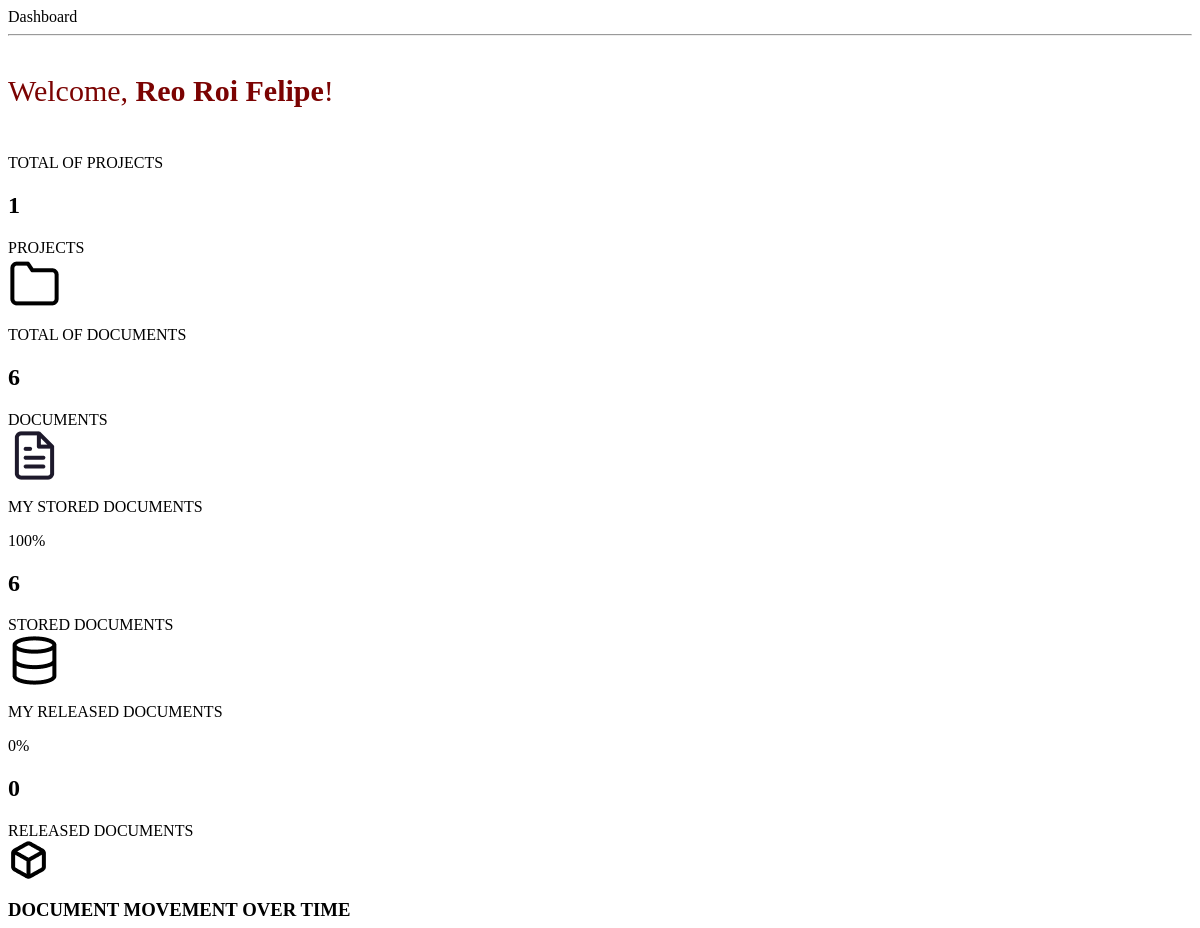
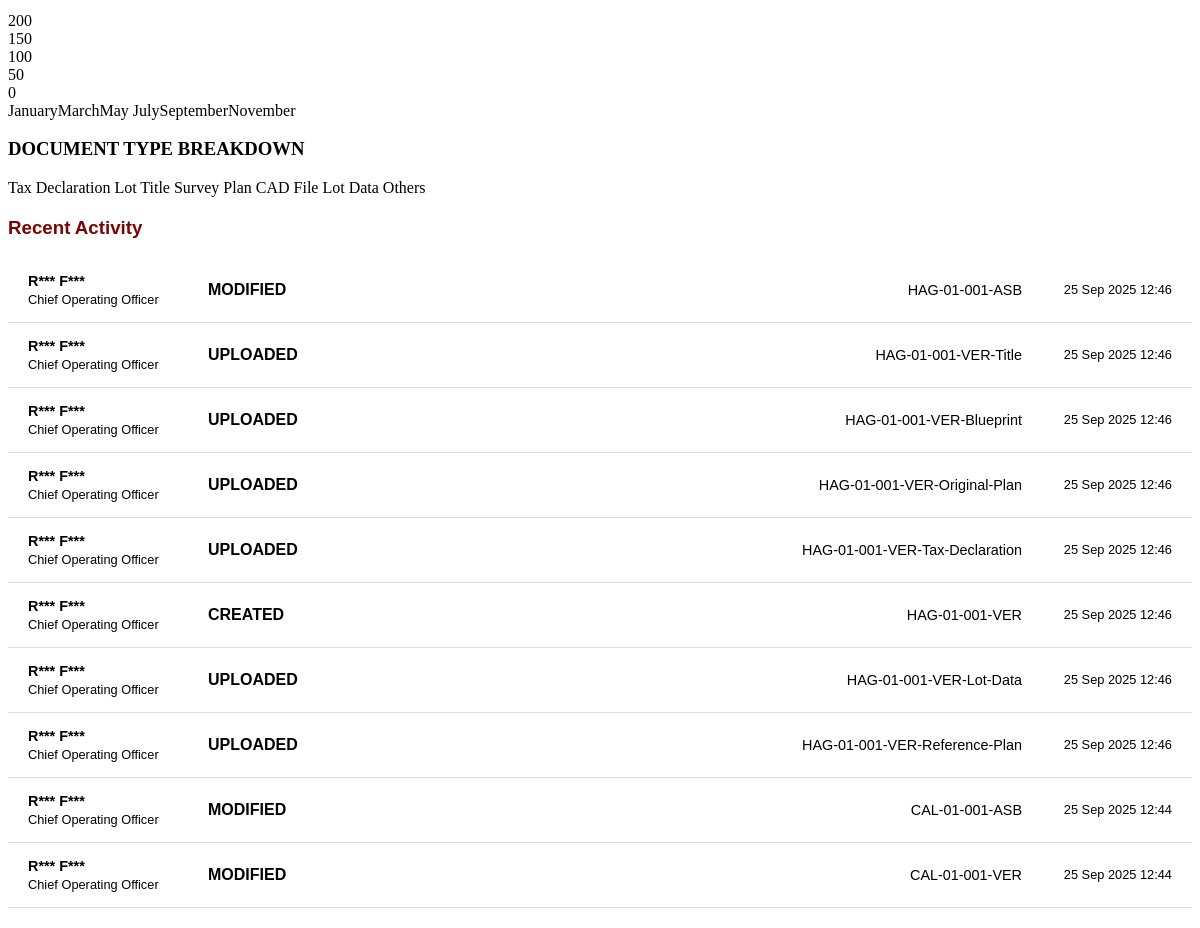
Page /user_dashboard.php (signed in) on the committed database (2 pictures, top to bottom).
### tables this page shows
CREATE TABLE `employee` (
  `EmployeeID` varchar(10) NOT NULL,
  `EmpLName` varchar(50) NOT NULL,
  `EmpFName` varchar(50) NOT NULL,
  `Email` varchar(50) NOT NULL,
  `Password` varchar(255) NOT NULL,
  `JobPosition` enum('Chief Operating Officer','Secretary','Compliance Officer','CAD Operator') NOT NULL,
  `AccountType` enum('Admin','User') NOT NULL,
  `AccountStatus` enum('Active','Inactive') NOT NULL,
  `PasswordCode` varchar(6) DEFAULT NULL,
  `CodeExpiry` datetime DEFAULT NULL
);

CREATE TABLE `activity_log` (
  `ActivityLogID` varchar(10) NOT NULL,
  `ProjectID` varchar(20) NOT NULL,
  `DocumentID` varchar(10) NOT NULL,
  `Status` enum('CREATED','VIEWED','MODIFIED','DELETED','RETRIEVED','RETURNED','UPLOADED') NOT NULL,
  `EmployeeID` varchar(10) NOT NULL,
  `Time` timestamp NULL DEFAULT current_timestamp()
);

CREATE TABLE `document` (
  `DocumentID` varchar(10) NOT NULL,
  `DocumentName` varchar(50) NOT NULL,
  `DocumentType` varchar(255) NOT NULL,
  `ProjectID` varchar(20) NOT NULL,
  `DigitalLocation` varchar(255) DEFAULT NULL,
  `DocumentStatus` varchar(20) DEFAULT NULL,
  `DocumentQR` varchar(255) DEFAULT NULL
);

### user_dashboard.php (the view, shortened to what this page needs)
<link rel="stylesheet" href="css/user_dashboard.css">
<div class="topbar">
    <span>Dashboard</span>
</div>
<hr class="top-line" />
<?php
include 'server/server.php';
$welcomeName = "Employee";
$userID = $_SESSION['employeeid'] ?? null;
if ($userID) {
    $stmt = $conn->prepare("SELECT EmpFName, EmpLName FROM employee WHERE EmployeeID = ?");
    $stmt->bind_param("s", $userID);
    $stmt->execute();
    $stmt->bind_result($fname, $lname);
    if ($stmt->fetch()) {
        $welcomeName = $fname . ' ' . $lname;
    }
}
?>
<div class="welcome">
    Welcome, <span style="font-weight: 700;"><?= htmlspecialchars($welcomeName) ?></span>!
</div>
<?php
include 'server/server.php';
$total_projects_query = "SELECT COUNT(*) as total FROM project";
$total_projects_result = $conn->query($total_projects_query);
$total_projects = $total_projects_result->fetch_assoc()['total'];
$total_documents_query = "SELECT COUNT(*) as total FROM document WHERE documentstatus IS NOT NULL";
$total_documents_result = $conn->query($total_documents_query);
$total_documents = $total_documents_result->fetch_assoc()['total'];
$stored_documents_query = "SELECT COUNT(*) as total FROM document WHERE documentstatus='stored'";
$stored_documents_result = $conn->query($stored_documents_query);
$stored_documents = $stored_documents_result->fetch_assoc()['total'];
$released_documents_query = "SELECT COUNT(*) as total FROM document WHERE documentstatus='released'";
$released_documents_result = $conn->query($released_documents_query);
$released_documents = $released_documents_result->fetch_assoc()['total'];
$percentage_stored = $total_documents > 0 ? round(($stored_documents / $total_documents) * 100) : 0;
$percentage_released = $total_documents > 0 ? round(($released_documents / $total_documents) * 100) : 0;
$stats = [
    ["label" => "TOTAL OF PROJECTS", "value" => $total_projects, "icon" => "folder.png", "text" => "PROJECTS"],
    ["label" => "TOTAL OF DOCUMENTS", "value" => $total_documents, "icon" => "File text.png", "text" => "DOCUMENTS"],
    ["label" => "MY STORED DOCUMENTS", "value" => $stored_documents, "percent" => $percentage_stored, "icon" => "Database.png", "text" => "STORED DOCUMENTS"],
    ["label" => "MY RELEASED DOCUMENTS", "value" => $released_documents, "percent" => $percentage_released, "icon" => "Box.png", "text" => "RELEASED DOCUMENTS"]
];
?>
<div class="stats">
    <?php foreach ($stats as $stat): ?>
        <div class="stat-box">
            <div class="stat-top">
                <p><?= $stat["label"] ?></p>
                <?php if (isset($stat["percent"])): ?>
                    <span class="percent"><?= $stat["percent"] ?>%</span>
                <?php endif; ?>
            </div>
            <div class="stat-bottom">
                <div class="stat-info">
                    <h2><?= $stat["value"] ?></h2>
                    <span class="label"><?= $stat["text"] ?></span>
                </div>
                <div class="icon-container">
                    <img src="picture/<?= $stat["icon"] ?>" alt="<?= $stat["text"] ?> Icon" />
                </div>
            </div>
        </div>
    <?php endforeach; ?>
</div>
<div class="mid-section">
    <div class="chart-section">
        <h3>DOCUMENT MOVEMENT OVER TIME</h3>
        <div class="graph-box">
            <div class="y-labels">
                <div>200</div>
                <div>150</div>
                <div>100</div>
                <div>50</div>
                <div>0</div>
            </div>
            <div class="graph-area">
                <div class="x-labels">
                    <span>January</span><span>March</span><span>May</span>
                    <span>July</span><span>September</span><span>November</span>
                </div>
            </div>
        </div>
        <div class="breakdown-section">
            <h3>DOCUMENT TYPE BREAKDOWN</h3>
            <div class="legend">
                <span><span class="dot" style="background:#8B5E5E"></span>Tax Declaration</span>
                <span><span class="dot" style="background:#C27C7C"></span>Lot Title</span>
                <span><span class="dot" style="background:#D88F8F"></span>Survey Plan</span>
                <span><span class="dot" style="background:#B25454"></span>CAD File</span>
                <span><span class="dot" style="background:#E0BABA"></span>Lot Data</span>
                <span><span class="dot" style="background:#F2DCDC"></span>Others</span>
            </div>
        </div>
    </div>
    <?php
    include 'server/server.php';
    $userRole = $_SESSION['role'] ?? null;
    $userID = $_SESSION['employeeid'] ?? null;
    $recent_activities = [];
    if ($userRole === 'admin') {
        $sql = "
    SELECT
      al.ActivityLogID,
      al.ProjectID,
      al.DocumentID,
      al.Status,
      al.Time,
      e.EmployeeID,
      e.JobPosition,
      CONCAT(SUBSTRING(e.EmpFName, 1, 1), '*** ', SUBSTRING(e.EmpLName, 1, 1), '***') AS masked_employee_name,
      d.DocumentName
    FROM activity_log al
    JOIN employee e ON al.EmployeeID = e.EmployeeID
    LEFT JOIN document d ON al.DocumentID = d.DocumentID
    ORDER BY al.Time DESC
    LIMIT 10
    ";
    } else if ($userRole === 'user' && $userID) {
        $sql = "
    SELECT
      al.ActivityLogID,
      al.ProjectID,
      al.DocumentID,
      al.Status,
      al.Time,
      e.EmployeeID,
      e.JobPosition,
      CONCAT(SUBSTRING(e.EmpFName, 1, 1), '*** ', SUBSTRING(e.EmpLName, 1, 1), '***') AS masked_employee_name,
      d.DocumentName
    FROM activity_log al
    JOIN employee e ON al.EmployeeID = e.EmployeeID
    LEFT JOIN document d ON al.DocumentID = d.DocumentID
    WHERE al.EmployeeID = ?
    ORDER BY al.Time DESC
    LIMIT 10
    ";
    } else {
        $recent_activities = [];
    }
    if (!empty($sql)) {
        if ($userRole === 'user' && $userID) {
            $stmt = $conn->prepare($sql);
            $stmt->bind_param("s", $userID);
            $stmt->execute();
            $result = $stmt->get_result();
        } else {
            $result = $conn->query($sql);
        }
        if ($result && $result->num_rows > 0) {
            while ($row = $result->fetch_assoc()) {
                $display_info = empty($row['DocumentID']) ? $row['ProjectID'] : $row['DocumentName'];
                $recent_activities[] = [
                    'activity_log_id' => $row['ActivityLogID'],
                    'project_id' => $row['ProjectID'],
                    'document_id' => $row['DocumentID'],
                    'status' => $row['Status'],
                    'time' => $row['Time'],
                    'masked_employee_name' => $row['masked_employee_name'],
                    'JobPosition' => $row['JobPosition'],
                    'display_info' => $display_info
                ];
            }
        }
    }
    ?>
    <div class="recent-list">
        <h3>Recent Activity</h3>
        <?php if (empty($recent_activities)): ?>
            <p>No recent activities to display.</p>
        <?php else: ?>
            <?php foreach ($recent_activities as $activity): ?>
                <div class="recent-item">
                    <div class="employee-info">
                        <strong><?= htmlspecialchars($activity['masked_employee_name']) ?></strong>
                        <span class="employee-role"><?= htmlspecialchars($activity['JobPosition']) ?></span>
                    </div>
                    <div class="status">
                        <?= htmlspecialchars(strtoupper($activity['status'])) ?>
                    </div>
                    <div class="display-info">
                        <?= htmlspecialchars($activity['display_info']) ?>
                    </div>
                    <div class="datetime">
                        <?= date('d M Y H:i', strtotime($activity['time'])) ?>
                    </div>
                </div>
            <?php endforeach; ?>
        <?php endif; ?>
    </div>
</div>

### css/user_dashboard.css (style rules this page uses)
.recent-list { min-width: 40%; margin: 20px auto; font-family: Arial, sans-serif; }
.recent-list h3 { color: #7B0302; }
.recent-item { display: flex; align-items: center; padding: 15px 0; border-bottom: 1px solid #ddd; }
.employee-info { display: flex; flex-direction: column; font-size: 0.9rem; min-width: 180px; margin-left: 20px; }
.employee-info strong { font-weight: 900; }
.employee-role { font-size: 0.8rem; margin-top: 3px; }
.status { flex: 1; text-align: left; font-weight: 700; font-size: 1rem; }
.display-info { min-width: 100px; font-size: 0.9rem; text-align: left; }
.datetime { font-size: 0.8rem; min-width: 150px; text-align: right; margin-right: 20px; }
.welcome { font-size: 2.5cqw; color: #7B0302; padding: 30px 30px 30px 0px; }

### rows in the picture
employee: welcomeName "Reo Roi Felipe"
activity_log: masked_employee_name "R*** F***", EmployeeID.JobPosition "Chief Operating Officer", Status "MODIFIED", ProjectID "HAG-01-001-ASB", Time "25 Sep 2025 12:46"
activity_log: masked_employee_name "R*** F***", EmployeeID.JobPosition "Chief Operating Officer", Status "UPLOADED", DocumentID.DocumentName "HAG-01-001-VER-Title", Time "25 Sep 2025 12:46"
activity_log: masked_employee_name "R*** F***", EmployeeID.JobPosition "Chief Operating Officer", Status "UPLOADED", DocumentID.DocumentName "HAG-01-001-VER-Blueprint", Time "25 Sep 2025 12:46"
activity_log: masked_employee_name "R*** F***", EmployeeID.JobPosition "Chief Operating Officer", Status "UPLOADED", DocumentID.DocumentName "HAG-01-001-VER-Original-Plan", Time "25 Sep 2025 12:46"
activity_log: masked_employee_name "R*** F***", EmployeeID.JobPosition "Chief Operating Officer", Status "UPLOADED", DocumentID.DocumentName "HAG-01-001-VER-Tax-Declaration", Time "25 Sep 2025 12:46"
activity_log: masked_employee_name "R*** F***", EmployeeID.JobPosition "Chief Operating Officer", Status "CREATED", ProjectID "HAG-01-001-VER", Time "25 Sep 2025 12:46"
activity_log: masked_employee_name "R*** F***", EmployeeID.JobPosition "Chief Operating Officer", Status "UPLOADED", DocumentID.DocumentName "HAG-01-001-VER-Lot-Data", Time "25 Sep 2025 12:46"
activity_log: masked_employee_name "R*** F***", EmployeeID.JobPosition "Chief Operating Officer", Status "UPLOADED", DocumentID.DocumentName "HAG-01-001-VER-Reference-Plan", Time "25 Sep 2025 12:46"
activity_log: masked_employee_name "R*** F***", EmployeeID.JobPosition "Chief Operating Officer", Status "MODIFIED", ProjectID "CAL-01-001-ASB", Time "25 Sep 2025 12:44"
activity_log: masked_employee_name "R*** F***", EmployeeID.JobPosition "Chief Operating Officer", Status "MODIFIED", ProjectID "CAL-01-001-VER", Time "25 Sep 2025 12:44"

### other values in the picture
$stat["label"] "TOTAL OF PROJECTS"
$stat["value"] "1"
$stat["text"] "PROJECTS"
$stat["label"] "TOTAL OF DOCUMENTS"
$stat["value"] "6"
$stat["text"] "DOCUMENTS"
$stat["label"] "MY STORED DOCUMENTS"
$stat["percent"] "100"
$stat["text"] "STORED DOCUMENTS"
$stat["label"] "MY RELEASED DOCUMENTS"
$stat["percent"] "0"
$stat["value"] "0"
$stat["text"] "RELEASED DOCUMENTS"
